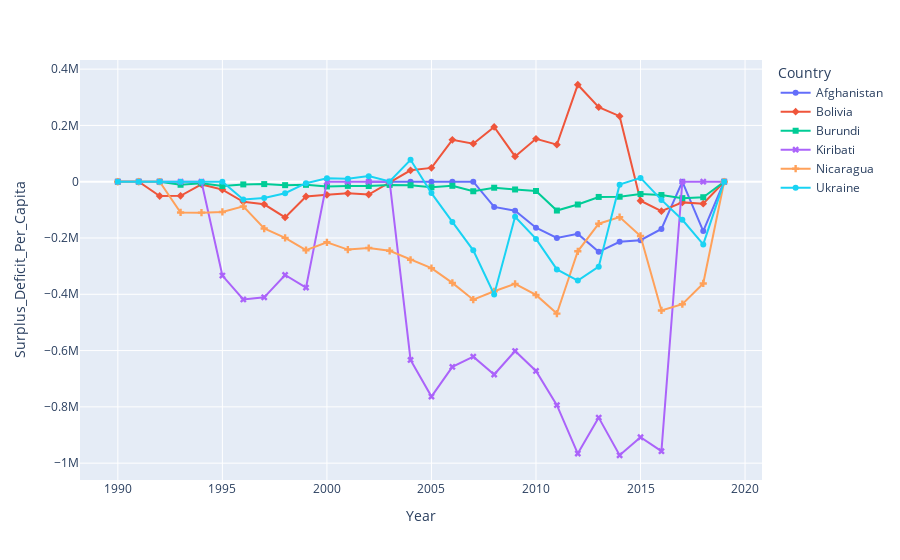

Notebook source saved alongside this figure:
### Code cell
fig4 = px.line(filtered_gdp_cont_pop_trade.loc[filtered_gdp_cont_pop_trade['Country'].isin(min_gdp2019_countries['Country'])], x='Year', y='Surplus_Deficit_Per_Capita', color='Country', symbol="Country")
fig4.show()

### Figure 1 — Plotly figure (JSON) as saved in the notebook; plotly's stock layout.template omitted (floating-point values rounded to 4 significant figures)
{"data": [{"hovertemplate": "Country=Afghanistan<br>Year=%{x}<br>Surplus_Deficit_Per_Capita=%{y}<extra></extra>", "legendgroup": "Afghanistan", "line": {"color": "#636efa", "dash": "solid"}, "marker": {"symbol": "circle"}, "mode": "lines+markers", "name": "Afghanistan", "orientation": "v", "showlegend": true, "type": "scatter", "x": [2002, 2003, 2004, 2005, 2006, 2007, 2008, 2009, 2010, 2011, 2012, 2013, 2014, 2015, 2016, 2017, 2018, 2019], "xaxis": "x", "y": [0, 0, 0, 0, 0, 0, -89450.0, -103300.0, -163300.0, -199700.0, -185400.0, -249100.0, -213600.0, -207800.0, -167800.0, 0, -175200.0, 0], "yaxis": "y"}, {"hovertemplate": "Country=Bolivia<br>Year=%{x}<br>Surplus_Deficit_Per_Capita=%{y}<extra></extra>", "legendgroup": "Bolivia", "line": {"color": "#EF553B", "dash": "solid"}, "marker": {"symbol": "diamond"}, "mode": "lines+markers", "name": "Bolivia", "orientation": "v", "showlegend": true, "type": "scatter", "x": [1990, 1991, 1992, 1993, 1994, 1995, 1996, 1997, 1998, 1999, 2000, 2001, 2002, 2003, 2004, 2005, 2006, 2007, 2008, 2009, 2010, 2011, 2012, 2013, 2014, 2015, 2016, 2017, 2018, 2019], "xaxis": "x", "y": [0, 0, -50730.0, -50320.0, -9656.0, -28210.0, -71480.0, -80260.0, -126800.0, -52500.0, -46570.0, -41330.0, -45490.0, -3798.0, 40500.0, 49190.0, 148800.0, 135000.0, 194700.0, 89810.0, 152400.0, 131800.0, 344500.0, 264800.0, 232900.0, -67660.0, -104800.0, -73440.0, -78030.0, 0], "yaxis": "y"}, {"hovertemplate": "Country=Burundi<br>Year=%{x}<br>Surplus_Deficit_Per_Capita=%{y}<extra></extra>", "legendgroup": "Burundi", "line": {"color": "#00cc96", "dash": "solid"}, "marker": {"symbol": "square"}, "mode": "lines+markers", "name": "Burundi", "orientation": "v", "showlegend": true, "type": "scatter", "x": [1990, 1991, 1992, 1993, 1994, 1995, 1996, 1997, 1998, 1999, 2000, 2001, 2002, 2003, 2004, 2005, 2006, 2007, 2008, 2009, 2010, 2011, 2012, 2013, 2014, 2015, 2016, 2017, 2018, 2019], "xaxis": "x", "y": [0, 0, 0, -10860.0, -5382.0, -15290.0, -9575.0, -8465.0, -12240.0, -11100.0, -16830.0, -14830.0, -15260.0, -11400.0, -12620.0, -19610.0, -14530.0, -33930.0, -21340.0, -27610.0, -32950.0, -102400.0, -81000.0, -54100.0, -53370.0, -43790.0, -47320.0, -58380.0, -55100.0, 0], "yaxis": "y"}, {"hovertemplate": "Country=Kiribati<br>Year=%{x}<br>Surplus_Deficit_Per_Capita=%{y}<extra></extra>", "legendgroup": "Kiribati", "line": {"color": "#ab63fa", "dash": "solid"}, "marker": {"symbol": "x"}, "mode": "lines+markers", "name": "Kiribati", "orientation": "v", "showlegend": true, "type": "scatter", "x": [1990, 1991, 1992, 1993, 1994, 1995, 1996, 1997, 1998, 1999, 2000, 2001, 2002, 2003, 2004, 2005, 2006, 2007, 2008, 2009, 2010, 2011, 2012, 2013, 2014, 2015, 2016, 2017, 2018, 2019], "xaxis": "x", "y": [0, 0, 0, 0, 0, -333500.0, -418300.0, -410800.0, -331500.0, -376300.0, 0, 0, 0, 0, -633200.0, -763300.0, -657900.0, -621500.0, -684900.0, -601700.0, -672300.0, -794000.0, -965900.0, -838200.0, -971900.0, -908000.0, -957500.0, 0, 0, 0], "yaxis": "y"}, {"hovertemplate": "Country=Nicaragua<br>Year=%{x}<br>Surplus_Deficit_Per_Capita=%{y}<extra></extra>", "legendgroup": "Nicaragua", "line": {"color": "#FFA15A", "dash": "solid"}, "marker": {"symbol": "cross"}, "mode": "lines+markers", "name": "Nicaragua", "orientation": "v", "showlegend": true, "type": "scatter", "x": [1990, 1991, 1992, 1993, 1994, 1995, 1996, 1997, 1998, 1999, 2000, 2001, 2002, 2003, 2004, 2005, 2006, 2007, 2008, 2009, 2010, 2011, 2012, 2013, 2014, 2015, 2016, 2017, 2018, 2019], "xaxis": "x", "y": [0, 0, 0, -109300.0, -110000.0, -107500.0, -87730.0, -166400.0, -199400.0, -243300.0, -215300.0, -241200.0, -235500.0, -245500.0, -277700.0, -307000.0, -359500.0, -419200.0, -389400.0, -363000.0, -402300.0, -468600.0, -247200.0, -149200.0, -125800.0, -192700.0, -457500.0, -435100.0, -361500.0, 0], "yaxis": "y"}, {"hovertemplate": "Country=Ukraine<br>Year=%{x}<br>Surplus_Deficit_Per_Capita=%{y}<extra></extra>", "legendgroup": "Ukraine", "line": {"color": "#19d3f3", "dash": "solid"}, "marker": {"symbol": "circle"}, "mode": "lines+markers", "name": "Ukraine", "orientation": "v", "showlegend": true, "type": "scatter", "x": [1990, 1991, 1992, 1993, 1994, 1995, 1996, 1997, 1998, 1999, 2000, 2001, 2002, 2003, 2004, 2005, 2006, 2007, 2008, 2009, 2010, 2011, 2012, 2013, 2014, 2015, 2016, 2017, 2018, 2019], "xaxis": "x", "y": [0, 0, 0, 0, 0, 0, -63320.0, -57930.0, -40980.0, -5367.0, 12620.0, 10120.0, 19830.0, 975.3, 77710.0, -40390.0, -142800.0, -243800.0, -400700.0, -124400.0, -203200.0, -311600.0, -351200.0, -301800.0, -10380.0, 13600.0, -64600.0, -135100.0, -222700.0, 0], "yaxis": "y"}], "layout": {"legend": {"title": {"text": "Country"}, "tracegroupgap": 0}, "margin": {"t": 60}, "xaxis": {"anchor": "y", "domain": [0, 1], "title": {"text": "Year"}}, "yaxis": {"anchor": "x", "domain": [0, 1], "title": {"text": "Surplus_Deficit_Per_Capita"}}}}
